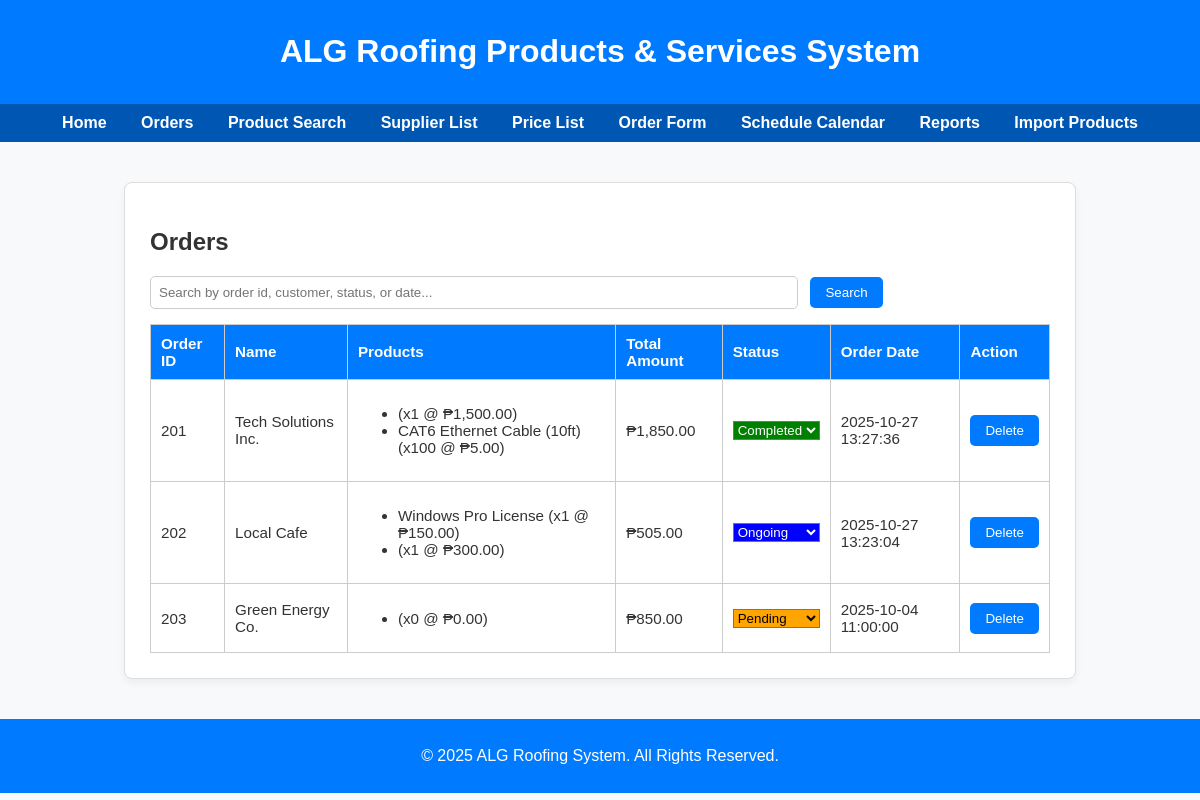
/orders.php, run on the app's committed database.
### tables this page shows
CREATE TABLE `orders` (
  `Orders_id` int(11) NOT NULL,
  `Services_id` int(11) NOT NULL,
  `customer_id` int(11) NOT NULL,
  `total_amount` decimal(10,2) DEFAULT NULL,
  `order_date` timestamp NOT NULL DEFAULT current_timestamp() ON UPDATE current_timestamp(),
  `status` enum('Pending','Ongoing','Completed','Dismissed') NOT NULL,
  `stock_adjusted` tinyint(1) DEFAULT 0,
  `Payment_id` int(11) DEFAULT NULL
);

CREATE TABLE `product` (
  `Product_id` int(11) NOT NULL,
  `Category_id` int(11) DEFAULT NULL,
  `Supplier_id` int(11) DEFAULT NULL,
  `Name` varchar(50) NOT NULL,
  `Description` text DEFAULT NULL,
  `Price` decimal(10,2) NOT NULL,
  `Stock` int(11) NOT NULL,
  `Reorder_Level` int(11) NOT NULL DEFAULT 10
);

CREATE TABLE `orderitems` (
  `Items_id` int(11) NOT NULL,
  `Orders_id` int(11) DEFAULT NULL,
  `product_id` int(11) DEFAULT NULL,
  `services_id` int(11) DEFAULT NULL,
  `quantity` int(11) NOT NULL,
  `price` decimal(10,2) NOT NULL
);

CREATE TABLE `customers` (
  `Customer_id` int(11) NOT NULL,
  `Name` varchar(50) NOT NULL,
  `Email` varchar(50) DEFAULT NULL,
  `PhoneNumber` varchar(20) DEFAULT NULL,
  `Address` varchar(50) DEFAULT NULL
);

### orders.php (the view, shortened to what this page needs)
<?php
require_once("db.php");
$searchTerm = "";
$like = "%{$searchTerm}%";
$validColumns = [
    "Name"  => "c.Name",
    "total_amount" => "o.total_amount",
    "status"       => "o.status",
    "order_date"   => "o.order_date"
];
$requestedCol = $_GET['sort'] ?? '';
$requestedDir = strtoupper($_GET['dir'] ?? '');
$orderBy = "o.order_date";
$orderDir = "DESC";
if ($requestedCol && array_key_exists($requestedCol, $validColumns)) {
    $orderBy = $validColumns[$requestedCol];
    $currentCol = $requestedCol;
} else {
    $currentCol = 'order_date';
}
if ($requestedDir === 'ASC') {
    $orderDir = 'ASC';
    $currentDir = 'ASC';
} else {
    $orderDir = 'DESC';
    $currentDir = 'DESC';
}
$stmt = $conn->prepare(
    "SELECT o.Orders_id, c.Name, o.total_amount, o.status, o.order_date,
            oi.Product_id, oi.quantity, oi.price, p.Name AS ProductName
     FROM Orders o
     LEFT JOIN OrderItems oi ON o.Orders_id = oi.Orders_id
     LEFT JOIN Product p ON oi.Product_id = p.Product_id
     LEFT JOIN Customers c ON o.Customer_id = c.Customer_id
     WHERE o.Orders_id LIKE ?
        OR c.Name LIKE ?
        OR o.status LIKE ?
        OR o.order_date LIKE ?
     ORDER BY $orderBy $orderDir"
);
$stmt->bind_param("ssss", $like, $like, $like, $like);
$stmt->execute();
$result = $stmt->get_result();
$orders = [];
while ($row = $result->fetch_assoc()) {
    $orders[$row['Orders_id']]['details'] = [
        'Name'        => $row['Name'],
        'total_amount'=> $row['total_amount'],
        'status'      => $row['status'],
        'order_date'  => $row['order_date'],
    ];
    $orders[$row['Orders_id']]['items'][] = [
        'ProductName' => $row['ProductName'],
        'quantity' => $row['quantity'],
        'price' => $row['price']
    ];
}
function sortLink($col, $label, $currentCol, $currentDir, $searchTerm) {
    $dir = "ASC";
    $arrow = "";
    $url = '?search=' . urlencode($searchTerm) . '&sort=' . urlencode($col) . '&dir=' . urlencode($dir);
    return '<a href="' . htmlspecialchars($url) . '">' . htmlspecialchars($label . $arrow) . '</a>';
}
?>
<!DOCTYPE html>
<html lang="en">
<head>
</head>
<body>
<header>
    <h1>ALG Roofing Products & Services System</h1>
</header>
    <nav>
        <a href="index.php">Home</a>
        <a href="orders.php">Orders</a>
        <a href="products.php">Product Search</a>
        <a href="supplier_list.php">Supplier List</a>
        <a href="price_list.php">Price List</a>
        <a href="orderform.php">Order Form</a>
        <a href="calendar.php">Schedule Calendar</a>
        <a href="reports.php">Reports</a>
        <a href="import_products.php">Import Products</a>
    </nav>
<main>
    <div class="card">
        <h2>Orders</h2>
        <div class="search-box">
            <form method="get" action="orders.php">
                <input type="text" name="search" placeholder="Search by order id, customer, status, or date..." value="<?php echo htmlspecialchars($searchTerm); ?>">
                <button type="submit">Search</button>
            </form>
        </div>
        <table>
            <tr>
                <th><?php echo sortLink("Orders_id", "Order ID", $currentCol, $currentDir, $searchTerm); ?></th>
                <th>Name</th>
                <th>Products</th>
                <th><?php echo sortLink("total_amount", "Total Amount", $currentCol, $currentDir, $searchTerm); ?></th>
                <th><?php echo sortLink("status", "Status", $currentCol, $currentDir, $searchTerm); ?></th>
                <th>Order Date</th>
                <th>Action</th>
            </tr>
            <?php foreach ($orders as $order_id => $data): ?>
            <tr>
                <td><?php echo $order_id; ?></td>
                <td><?php echo htmlspecialchars($data['details']['Name']); ?></td>
                <td>
                    <ul>
                        <?php foreach ($data['items'] as $item): ?>
                        <li><?php echo htmlspecialchars($item['ProductName']); ?> (x<?php echo (int)$item['quantity']; ?> @ ₱<?php echo number_format($item['price'],2); ?>)</li>
                        <?php endforeach; ?>
                    </ul>
                </td>
                <td>₱<?php echo number_format($data['details']['total_amount'], 2); ?></td>
                <td>
                    <select class="status-dropdown <?php echo 'status-' . strtolower($data['details']['status']); ?>" data-id="<?php echo $order_id; ?>">
                        <option value="Pending"   <?php if ($data['details']['status'] == 'Pending') echo 'selected'; ?>>Pending</option>
                        <option value="Ongoing"   <?php if ($data['details']['status'] == 'Ongoing') echo 'selected'; ?>>Ongoing</option>
                        <option value="Completed" <?php if ($data['details']['status'] == 'Completed') echo 'selected'; ?>>Completed</option>
                    </select>
                </td>
                <td><?php echo htmlspecialchars($data['details']['order_date']); ?></td>
                <td><button class="delete-order" data-id="<?php echo $order_id; ?>">Delete</button></td>
            </tr>
            <?php endforeach; ?>
        </table>
    </div>
</main>
<footer>
    <p>&copy; 2025 ALG Roofing System. All Rights Reserved.</p>
</footer>
</body>
</html>

### orders.php (style rules this page uses)
html, body { margin: 0; padding: 0; font-family: 'Arial', sans-serif; background: #f8f9fa; color: #333; }
header, footer { background: #007bff; color: white; text-align: center; padding: 12px 0; }
nav { background: #0056b3; text-align: center; padding: 10px 0; }
nav a { color: white; text-decoration: none; margin: 0 15px; font-weight: bold; }
main { display: flex; flex-direction: column; align-items: center; padding: 20px; }
.card { max-width: 900px; width: 100%; margin: 20px auto; padding: 25px; background: #fff; border: 1px solid #ddd; border-radius: 8px; box-shadow: 0 4px 8px rgba(0,0,0,0.05); }
.search-box input[type=text] { width: 70%; padding: 8px; margin-right: 8px; border-radius: 5px; border: 1px solid #ccc; }
.search-box button { padding: 8px 15px; border-radius: 5px; border: none; background: #007bff; color: white; cursor: pointer; }
.delete-order { padding: 8px 15px; border-radius: 5px; border: none; background: #007bff; color: white; cursor: pointer; }
table { width: 100%; border-collapse: collapse; margin-top: 15px; }
th, td { border: 1px solid #ccc; padding: 10px; text-align: left; font-size: 0.95rem; }
th { background: #007bff; color: white; }
a { color: white; text-decoration: none; }
.status-pending { background: orange; color: black; }
.status-ongoing { background: blue; color: white; }
.status-completed { background: green; color: white; }

### data on the page
orders: product.Name "CAT6 Ethernet Cable (10ft)", orderitems.quantity "100", orderitems.price "5.00"
orders: product.Name "Windows Pro License", orderitems.quantity "1", orderitems.price "150.00"
orders: order_id "203", customer.Name "Green Energy Co.", quantity "0", price "0.00", total_amount "850.00", status "Pending", order_date "2025-10-04 11:00:00"

### other printed values
$label . $arrow "Order ID Total Amount Status"
$order_id "201"
$data['details']['Name'] "Tech Solutions Inc."
$item['quantity'] "1"
$item['price'] "1,500.00"
$data['details']['total_amount'] "1,850.00"
$data['details']['order_date'] "2025-10-27 13:27:36"
$order_id "202"
$data['details']['Name'] "Local Cafe"
$item['price'] "300.00"
$data['details']['total_amount'] "505.00"
$data['details']['order_date'] "2025-10-27 13:23:04"
